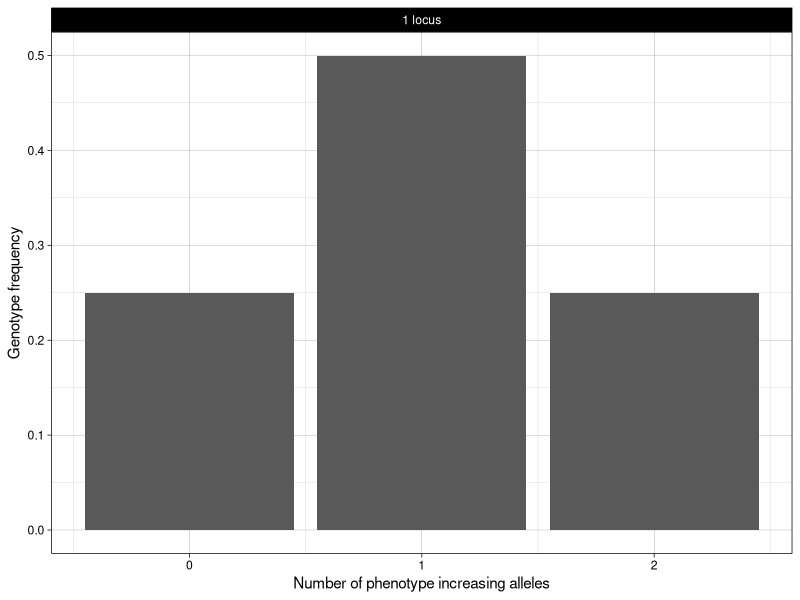
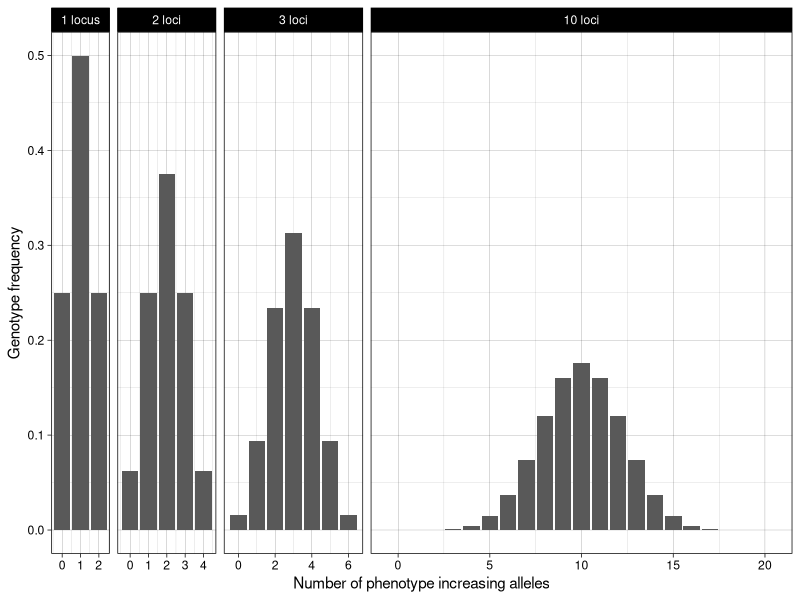
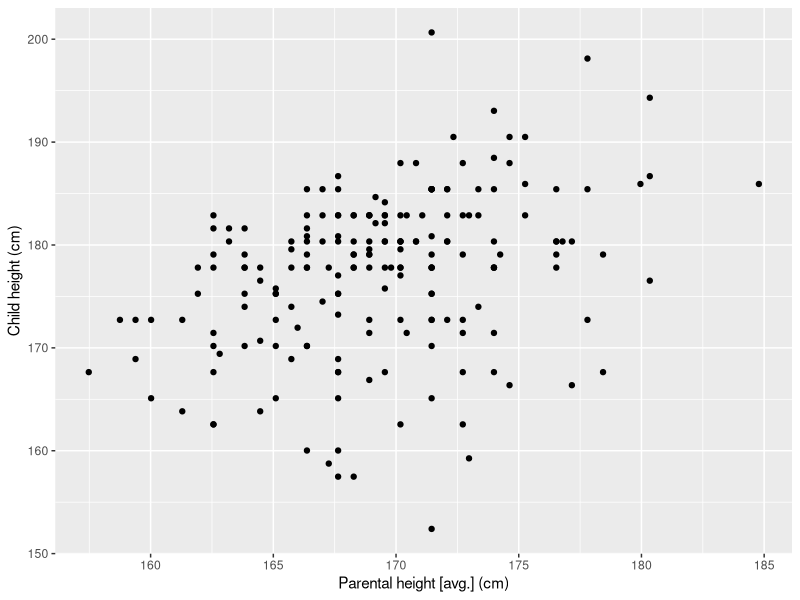
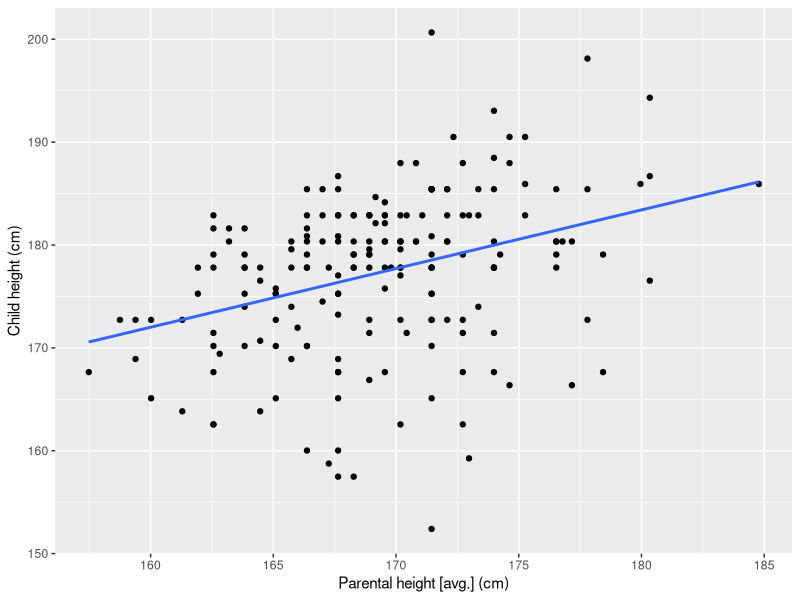
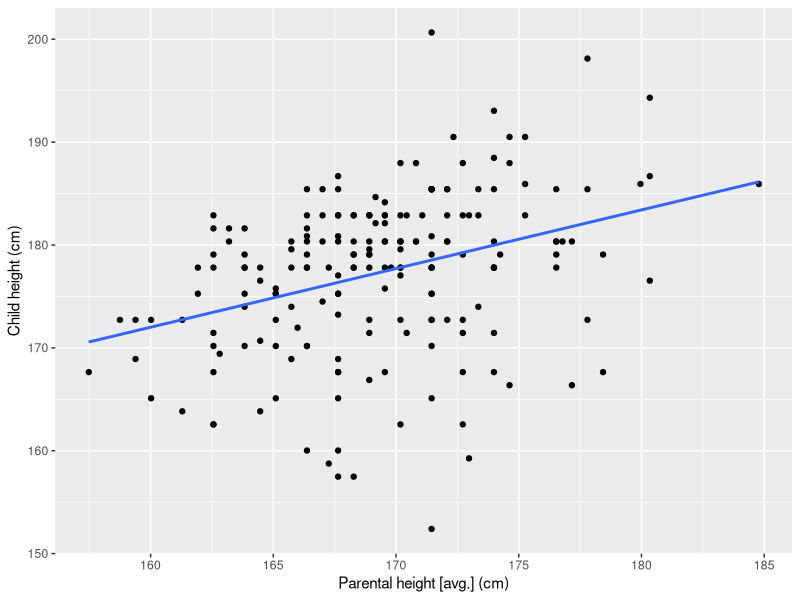
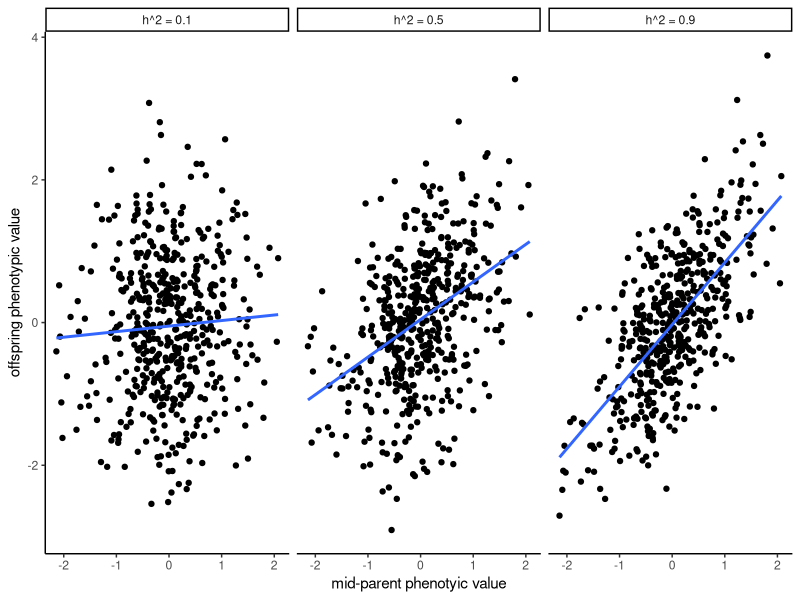
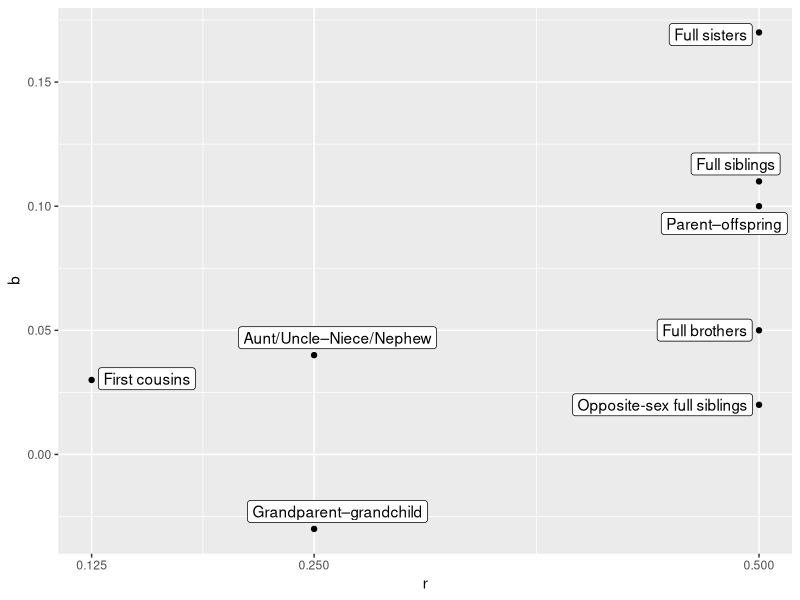
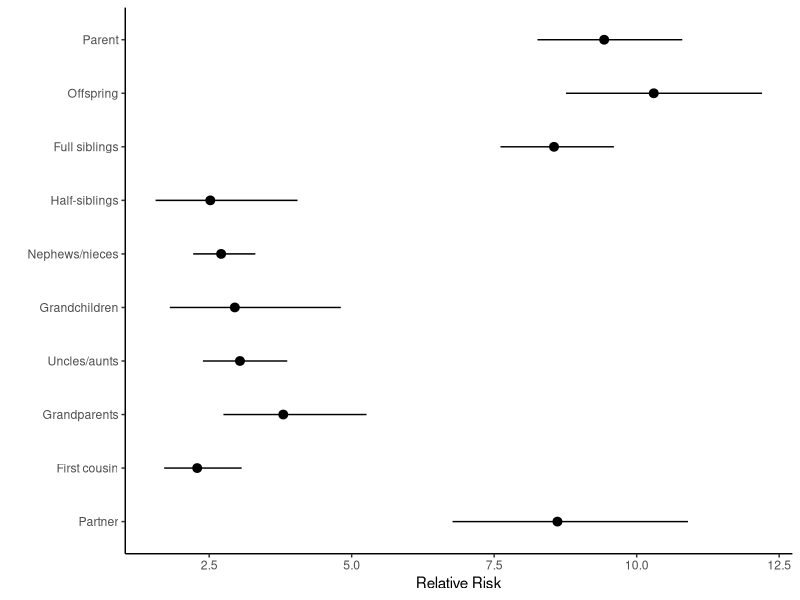

The R script that drew these images, in order:
## ---- chunk 1
#| echo: false
require(ggplot2)
require(dplyr)
require(stringr)

# calculate expected genotype frequency for number of increasing alleles
# use the density of the binomial distribution, for alleles = 0 up to 2 * number of loci. 
# assume each allele has the same frequency of 50% (for simplicity)
n_allele_freq <- function(n_loci) {
  alleles <- seq(from = 0, to = 2*n_loci)
  freq <- dbinom(alleles, size = 2*n_loci, prob = 0.5)
  data.frame(alleles, freq, loci = n_loci)
}

number_of_loci <- c(1, 2, 3, 10)
loci_freq <- bind_rows(lapply(number_of_loci, n_allele_freq))

loci_labeller <- function(string) {
  n_loci <- as.numeric(string)
  if_else(
    n_loci == 1, 
    true = "1 locus",
    false = str_c(string, "loci", sep = " "))
}
plot_loci <- function(loci_freq) {
  ggplot(loci_freq, aes(x = alleles, y = freq)) + geom_col() +
  facet_grid(
    . ~ loci,
    scales = "free_x",
    space = "free_x",
    labeller = labeller(loci = loci_labeller)
  ) +
  scale_x_continuous("Number of phenotype increasing alleles") +
  scale_y_continuous("Genotype frequency") +
  theme_linedraw()
}

plot_loci(
  filter(loci_freq, loci == 1)
)
## ---- chunk 2
#| echo: false
plot_loci(loci_freq)
## ---- chunk 3
#| label: height
#| echo: false
require(readr)
require(dplyr)
require(ggplot2)

height_data <- read_tsv(here::here("data/galton-stata11/galton-stata11.tab"))

# filter to one offspring per family
# convert to cm
# average parental height
height_singletons <- height_data |>
  mutate(
    father_cm = father * 2.54,
    mother_cm = mother * 2.54,
    child_cm = height * 2.54
  ) |>
  mutate(parents_cm = (father_cm + mother_cm) / 2) |>
  group_by(family) |>
  slice_head(n = 1)
## ---- chunk 4
#| label: height_parent_offspring
#| fig-width: 5
#| fig-height: 5
#| echo: false
require(ggplot2)

ggplot(height_singletons, aes(x = parents_cm, y = child_cm)) +
  geom_point() +
  scale_x_continuous("Parental height [avg.] (cm)") +
  scale_y_continuous("Child height (cm)")
## ---- chunk 5
#| label: height_parent_offspring_regress
#| fig-width: 5
#| fig-height: 5
#| echo: false
require(ggplot2)

height_parent_offspring_regress_g <- ggplot(height_singletons, aes(x = parents_cm, y = child_cm)) +
  geom_point() +
  stat_smooth(method = "lm", formula = y ~ x, se = FALSE) +
  scale_x_continuous("Parental height [avg.] (cm)") +
  scale_y_continuous("Child height (cm)")
height_parent_offspring_regress_g
## ---- chunk 6
#| label: height_parent_offspring_regress2
#| fig-width: 5
#| fig-height: 5
#| echo: false
height_parent_offspring_regress_g
## ---- chunk 7
#| label: height_cov_var
#| echo: false
height_parent_child_cov <- round(with(height_singletons, cov(parents_cm, child_cm)), 2)
height_parent_var <- round(with(height_singletons, var(parents_cm)), 2)
## ---- chunk 8
#| label: parent_offspring_h2_sim
#| echo: false
require(ggplot2)
require(dplyr)

set.seed(751889)

# simulate data with different heritabilities
n_sim <- 500
# if phenotypic variance is 1, variance of average parents is 0.5
parents <- rnorm(n_sim, mean = 0, sd = sqrt(0.5))
h2 <- list(0.1, 0.5, 0.9)

sims <- lapply(
  h2,
  function(h2) {
      # simulate children from mid-parent, plus segregation and environment
      # variance
      children <- h2 * parents + rnorm(n_sim, mean = 0, sd = sqrt(1 - h2/2))
      data.frame(parents = parents, children = children, h2 = paste("h^2 =", h2))
  }
)

ggplot(bind_rows(sims), aes(x = parents, y = children)) +
  geom_point() +
  stat_smooth(method = lm, formula = y ~ x, se = FALSE) +
  facet_grid(cols = vars(h2)) +
  scale_x_continuous("mid-parent phenotyic value") +
  scale_y_continuous("offspring phenotypic value") +
  theme_classic()
## ---- chunk 9
#| label: amf_depression
#| echo: false
require(readr)
require(dplyr)
require(ggplot2)
require(ggrepel)
require(here)

depression_dyads <- read_csv(here::here("data/fernandez-pujals-depression/fernandez-pujals-depression.csv"))

ggplot(depression_dyads, aes(x =r, y = b, label = `Relationship dyad`)) +
  geom_point() +
  geom_label_repel() +
  scale_x_continuous(breaks=c(0, 0.125, 0.25, 0.5))
## ---- chunk 10
#| label: scz_rr
#| echo: false
require(readr)
require(ggplot2)

scz_rr <- read_csv(here::here("data/lichtenstein-scz/lichtenstein-scz.csv"))

ggplot(scz_rr, aes(x = factor(Relationship, levels = rev(Relationship)), y = `Relative Risk`, ymin = l95, ymax = u95)) +
  geom_pointrange() +
  scale_x_discrete("") +
  coord_flip() +
  theme_classic()

